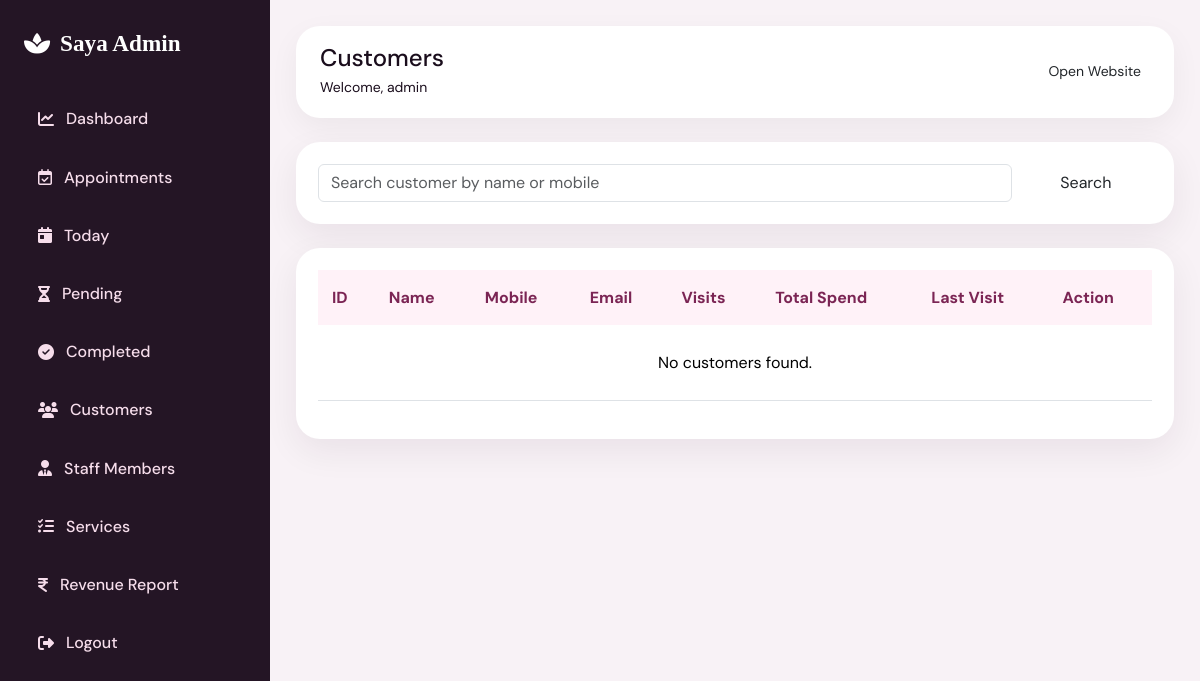
Page /customers (signed in) on the earlier database version.
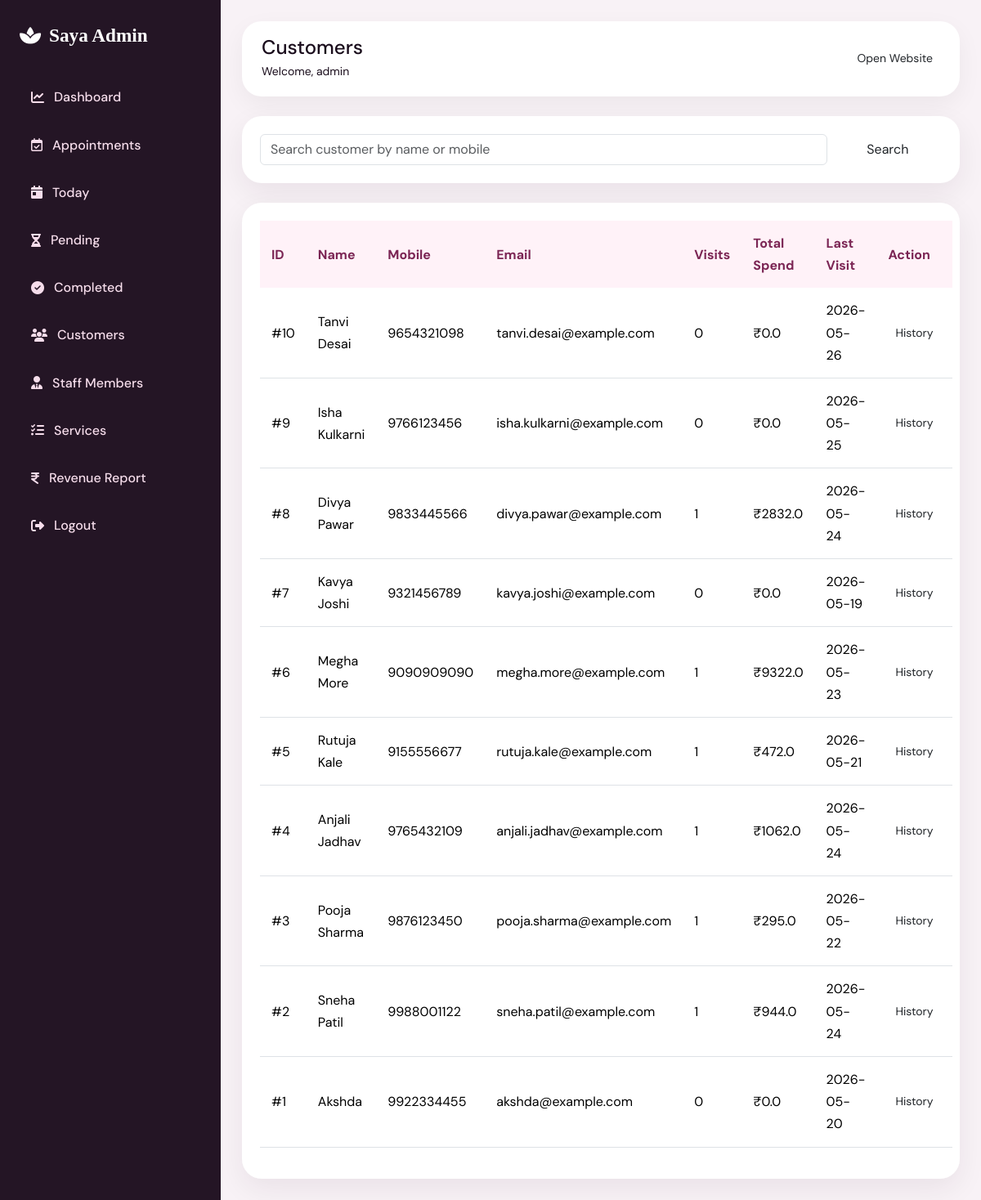
Same page on the later database version.
### tables this page shows
CREATE TABLE customers (
            id INTEGER PRIMARY KEY AUTOINCREMENT,
            name TEXT NOT NULL,
            mobile TEXT UNIQUE,
            email TEXT,
            total_visits INTEGER NOT NULL DEFAULT 0,
            total_spend REAL NOT NULL DEFAULT 0,
            last_visit TEXT,
            created_at TEXT NOT NULL
        );

### app.py (the view)
@app.route("/customers")
@login_required
def customers():
    search = request.args.get("search", "").strip()
    if search:
        rows = query_all("SELECT * FROM customers WHERE name LIKE ? OR mobile LIKE ? ORDER BY id DESC", (f"%{search}%", f"%{search}%"))
    else:
        rows = query_all("SELECT * FROM customers ORDER BY id DESC")
    return render_template("admin/customers.html", customers=rows)

### app.py (called while the page is built)
def login_required(view_func):
    @wraps(view_func)
    def wrapper(*args, **kwargs):
        if "user_id" not in session:
            flash("Please login to access manager dashboard.", "warning")
            return redirect(url_for("login"))
        return view_func(*args, **kwargs)
    return wrapper

def query_all(sql, params=()):
    conn = get_db_connection()
    rows = conn.execute(sql, params).fetchall()
    conn.close()
    return rows

@app.context_processor
def inject_now():
    return {"today_date": date.today().isoformat(), "current_year": datetime.now().year}

### database.py (called while the page is built)
def get_db_connection():
    os.makedirs(DB_DIR, exist_ok=True)
    conn = sqlite3.connect(DB_PATH)
    conn.row_factory = sqlite3.Row
    return conn

### templates/admin/customers.html
{% extends 'admin/admin_base.html' %}
{% block page_title %}Customers{% endblock %}
{% block admin_content %}
<div class="panel mb-4">
  <form class="row g-2"><div class="col-md-10"><input class="form-control" name="search" placeholder="Search customer by name or mobile" value="{{ request.args.get('search','') }}"></div><div class="col-md-2"><button class="btn btn-rose w-100">Search</button></div></form>
</div>
<div class="panel table-responsive">
<table class="table admin-table align-middle"><thead><tr><th>ID</th><th>Name</th><th>Mobile</th><th>Email</th><th>Visits</th><th>Total Spend</th><th>Last Visit</th><th>Action</th></tr></thead><tbody>
{% for c in customers %}<tr><td>#{{ c.id }}</td><td>{{ c.name }}</td><td>{{ c.mobile }}</td><td>{{ c.email }}</td><td>{{ c.total_visits }}</td><td>₹{{ c.total_spend }}</td><td>{{ c.last_visit or '-' }}</td><td><a class="btn btn-sm btn-outline-rose" href="{{ url_for('customer_details', id=c.id) }}">History</a></td></tr>{% else %}<tr><td colspan="8" class="text-center py-4">No customers found.</td></tr>{% endfor %}
</tbody></table>
</div>
{% endblock %}

### templates/admin/admin_base.html (shortened to what this page needs)
{% extends 'base.html' %}
{% block extra_css %}<link rel="stylesheet" href="{{ url_for('static', filename='css/dashboard.css') }}">{% endblock %}
{% block content %}
<div class="admin-layout">
  <aside class="sidebar">
    <a class="side-brand" href="{{ url_for('dashboard') }}"><i class="fa-solid fa-spa"></i> Saya Admin</a>
    <nav>
      <a href="{{ url_for('dashboard') }}"><i class="fa-solid fa-chart-line"></i> Dashboard</a>
      <a href="{{ url_for('appointments') }}"><i class="fa-regular fa-calendar-check"></i> Appointments</a>
      <a href="{{ url_for('today_appointments') }}"><i class="fa-solid fa-calendar-day"></i> Today</a>
      <a href="{{ url_for('pending_appointments') }}"><i class="fa-solid fa-hourglass-half"></i> Pending</a>
      <a href="{{ url_for('completed_appointments') }}"><i class="fa-solid fa-circle-check"></i> Completed</a>
      <a href="{{ url_for('customers') }}"><i class="fa-solid fa-users"></i> Customers</a>
      <a href="{{ url_for('staff') }}"><i class="fa-solid fa-user-tie"></i> Staff Members</a>
      <a href="{{ url_for('admin_services') }}"><i class="fa-solid fa-list-check"></i> Services</a>
      <a href="{{ url_for('revenue_report') }}"><i class="fa-solid fa-indian-rupee-sign"></i> Revenue Report</a>
      <a href="{{ url_for('logout') }}"><i class="fa-solid fa-right-from-bracket"></i> Logout</a>
    </nav>
  </aside>
  <main class="admin-main">
    <div class="admin-topbar">
      <div><h4 class="mb-0">{% block page_title %}Dashboard{% endblock %}</h4><small>Welcome, {{ session.username }}</small></div>
      <a class="btn btn-sm btn-outline-rose" href="{{ url_for('index') }}" target="_blank">Open Website</a>
    </div>
    {% block admin_content %}{% endblock %}
  </main>
</div>
{% endblock %}

### templates/base.html (shortened to what this page needs)
<!doctype html>
<html lang="en">
<head>
  <link href="https://cdn.jsdelivr.net/npm/bootstrap@5.3.3/dist/css/bootstrap.min.css" rel="stylesheet">
  <link href="https://cdnjs.cloudflare.com/ajax/libs/font-awesome/6.5.2/css/all.min.css" rel="stylesheet">
  <link rel="stylesheet" href="{{ url_for('static', filename='css/style.css') }}">
  {% block extra_css %}{% endblock %}
</head>
<body>
  {% block content %}{% endblock %}
</body>
</html>

### static/css/style.css (style rules this page uses)
:root { --plum: #2c0d2e; --plum-mid: #4a1550; --rose: #c8416b; --rose-lt: #e8758c; --gold: #c9983e; --gold-lt: #e8c97a; --cream: #fdf6ee; --petal: #fff0f5; --ink: #1a0d1c; --muted: #7e6b82; --white: #ffffff; --glass: rgba(255,255,255,0.72); --shadow-sm: 0 4px 20px rgba(44,13,46,.08); --shadow-md: 0 12px 40px rgba(44,13,46,.13); --shadow-lg: 0 30px 80px rgba(44,13,46,.18); --radius-sm: 14px; --radius-md: 24px; --radius-lg: 40px; --font-display: 'Cormorant Garamond', Georgia, serif; --font-script: 'Pinyon Script', cursive; --font-body: 'DM Sans', sans-serif; --transition: all 0.35s cubic-bezier(.4,0,.2,1); }
*, *::before, *::after { box-sizing: border-box; margin: 0; padding: 0; }
html { scroll-behavior: smooth; }
body { font-family: var(--font-body); color: var(--ink); background: var(--cream); overflow-x: hidden; font-size: 16px; line-height: 1.7; }
a { text-decoration: none; color: inherit; }

### static/css/dashboard.css (style rules this page uses)
body { background:#f8f2f6 }
.admin-layout { display:flex;min-height:100vh }
.sidebar { width:270px;position:fixed;inset:0 auto 0 0;background:#241525;color:#fff;padding:24px;overflow:auto }
.side-brand { display:flex;gap:10px;align-items:center;color:#fff;text-decoration:none;font-family:'Playfair Display',serif;font-size:1.45rem;font-weight:800;margin-bottom:30px }
.sidebar nav a { display:flex;gap:12px;align-items:center;color:#f6ddeb;text-decoration:none;padding:12px 14px;border-radius:15px;margin-bottom:7px;font-weight:500 }
.admin-main { margin-left:270px;width:calc(100% - 270px);padding:26px }
.admin-topbar { background:#fff;border-radius:24px;padding:18px 24px;margin-bottom:24px;display:flex;align-items:center;justify-content:space-between;box-shadow:0 10px 30px rgba(0,0,0,.05) }
.stat-card,.panel { background:#fff;border-radius:24px;padding:22px;box-shadow:0 12px 35px rgba(37,21,38,.07) }
.admin-table thead th { background:#fff2f8;color:#7b2554;border:0 }
.admin-table td,.admin-table th { padding:14px;vertical-align:middle }

Differences in the rows shown:
added customers: id "10", name "Tanvi Desai", mobile "9654321098", email "tanvi.desai@example.com", total_visits "0", total_spend "0.0", last_visit "2026-05-26"
added customers: id "9", name "Isha Kulkarni", mobile "9766123456", email "isha.kulkarni@example.com", total_visits "0", total_spend "0.0", last_visit "2026-05-25"
added customers: id "8", name "Divya Pawar", mobile "9833445566", email "divya.pawar@example.com", total_visits "1", total_spend "2832.0", last_visit "2026-05-24"
added customers: id "7", name "Kavya Joshi", mobile "9321456789", email "kavya.joshi@example.com", total_visits "0", total_spend "0.0", last_visit "2026-05-19"
added customers: id "6", name "Megha More", mobile "9090909090", email "megha.more@example.com", total_visits "1", total_spend "9322.0", last_visit "2026-05-23"
added customers: id "5", name "Rutuja Kale", mobile "9155556677", email "rutuja.kale@example.com", total_visits "1", total_spend "472.0", last_visit "2026-05-21"
added customers: id "4", name "Anjali Jadhav", mobile "9765432109", email "anjali.jadhav@example.com", total_visits "1", total_spend "1062.0", last_visit "2026-05-24"
added customers: id "3", name "Pooja Sharma", mobile "9876123450", email "pooja.sharma@example.com", total_visits "1", total_spend "295.0", last_visit "2026-05-22"
added customers: id "2", name "Sneha Patil", mobile "9988001122", email "sneha.patil@example.com", total_visits "1", total_spend "944.0", last_visit "2026-05-24"
added customers: id "1", name "Akshda", mobile "9922334455", email "akshda@example.com", total_visits "0", total_spend "0.0", last_visit "2026-05-20"
Other differences:
text no longer shown: "No customers found."
